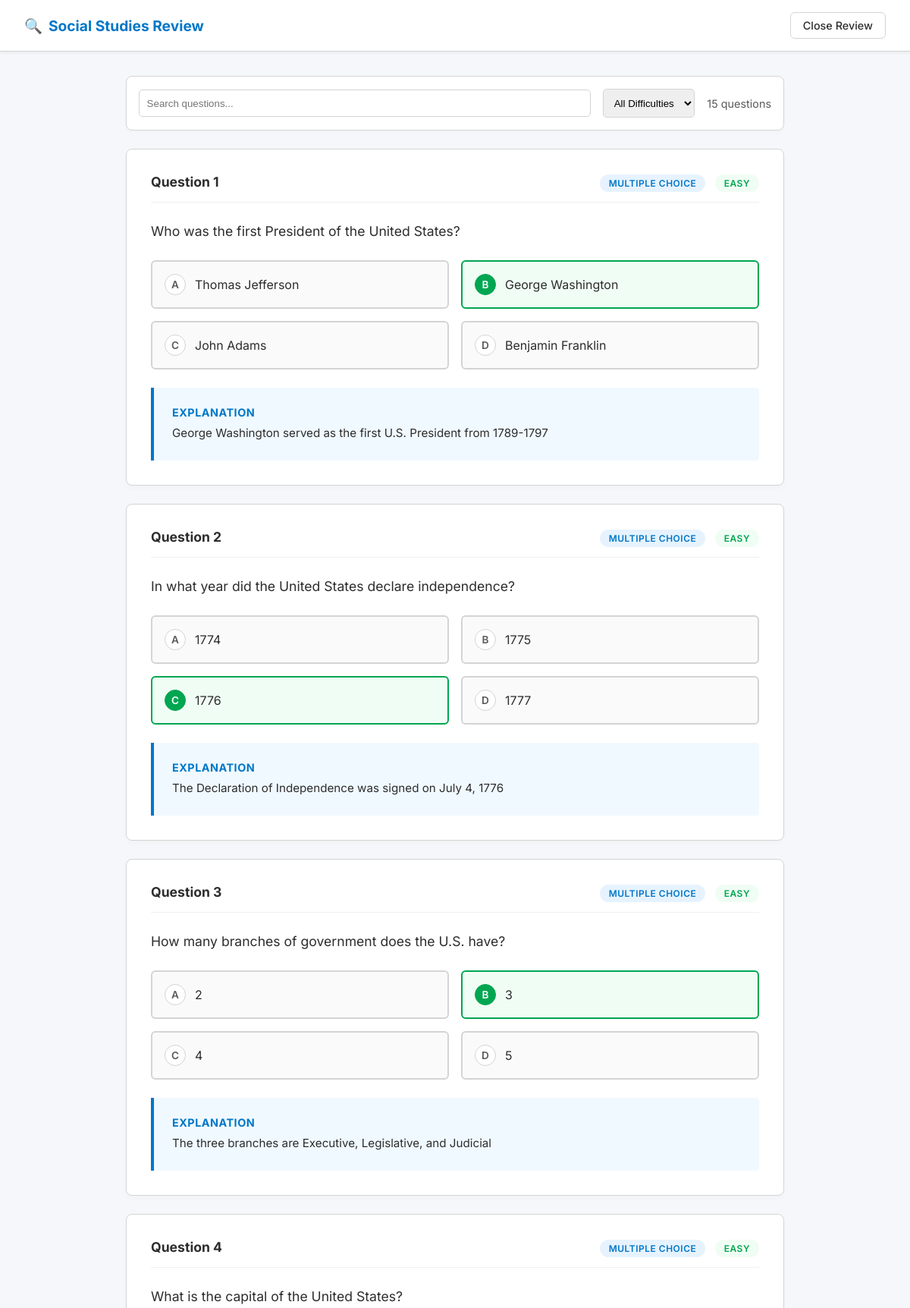
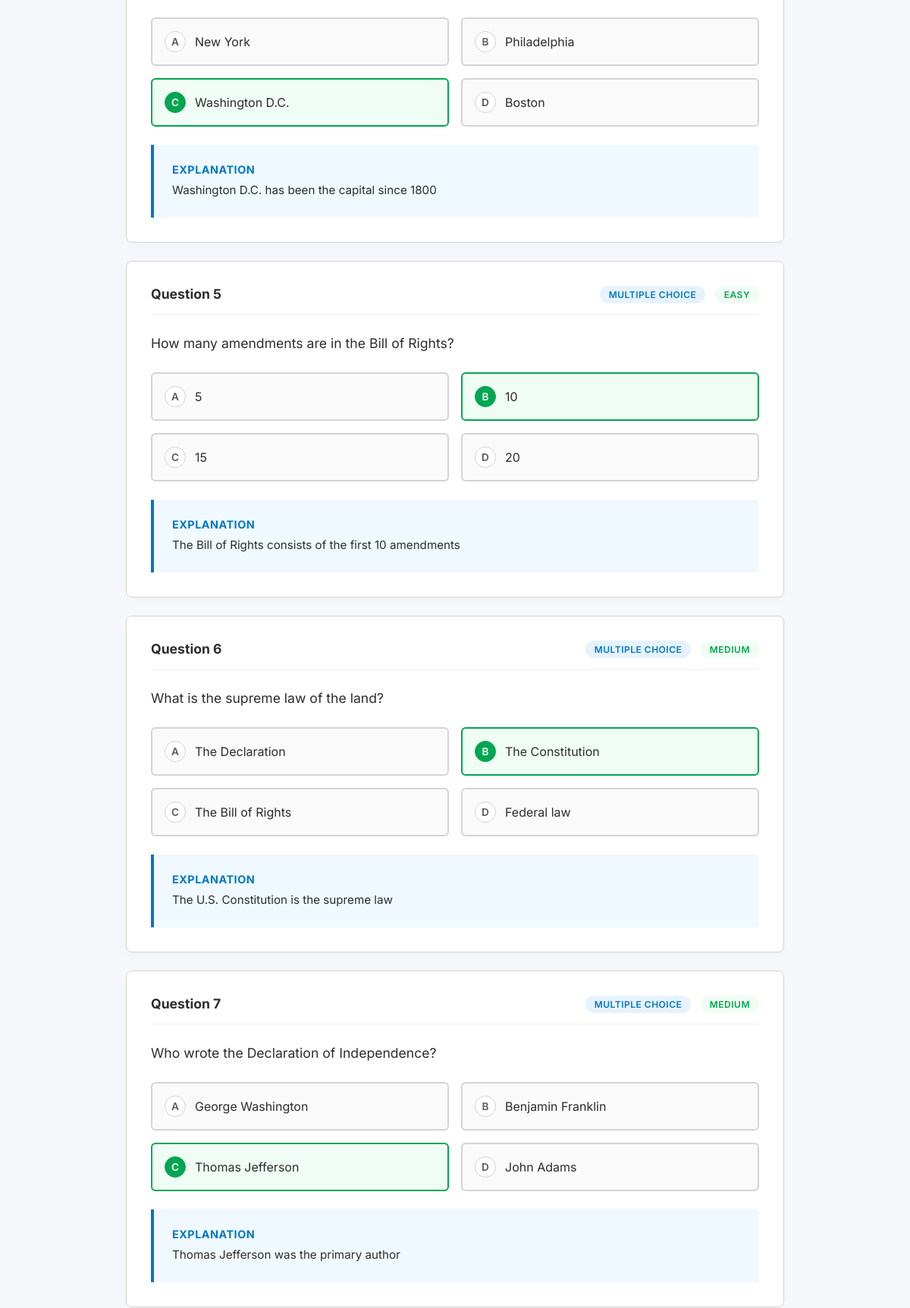
Screenshot of /student/review.php?subject=social_studies (signed in, upper part) with the database file from the repository (2 pictures, top to bottom).
### tables this page shows
CREATE TABLE `subjects` (
  `id` int(11) NOT NULL AUTO_INCREMENT,
  `name` varchar(100) NOT NULL,
  `code` varchar(20) NOT NULL,
  `duration_minutes` int(11) NOT NULL,
  `total_questions` int(11) NOT NULL,
  `description` text DEFAULT NULL,
  `is_active` tinyint(1) DEFAULT 1,
  `created_at` timestamp NOT NULL DEFAULT current_timestamp(),
  PRIMARY KEY (`id`),
  UNIQUE KEY `code` (`code`),
  KEY `idx_code` (`code`)
);

CREATE TABLE `questions` (
  `id` int(11) NOT NULL AUTO_INCREMENT,
  `subject_id` int(11) NOT NULL,
  `question_text` text NOT NULL,
  `option_a` text NOT NULL,
  `option_b` text NOT NULL,
  `option_c` text NOT NULL,
  `option_d` text NOT NULL,
  `correct_answer` text DEFAULT NULL,
  `explanation` text DEFAULT NULL,
  `difficulty` enum('easy','medium','hard') DEFAULT 'medium',
  `year` int(11) DEFAULT 2025,
  `is_active` tinyint(1) DEFAULT 1,
  `created_by` int(11) DEFAULT NULL,
  `created_at` timestamp NOT NULL DEFAULT current_timestamp(),
  `updated_at` timestamp NOT NULL DEFAULT current_timestamp() ON UPDATE current_timestamp(),
  `question_type` enum('multiple_choice','true_false','dropdown','drag_drop') DEFAULT 'multiple_choice',
  `answer_options` text DEFAULT NULL,
  `question_image_url` varchar(255) DEFAULT NULL,
  `explanation_image_url` varchar(255) DEFAULT NULL,
  PRIMARY KEY (`id`),
  KEY `created_by` (`created_by`),
  KEY `idx_subject` (`subject_id`),
  KEY `idx_year` (`year`),
  KEY `idx_difficulty` (`difficulty`),
  CONSTRAINT `questions_ibfk_1` FOREIGN KEY (`subject_id`) REFERENCES `subjects` (`id`) ON DELETE CASCADE,
  CONSTRAINT `questions_ibfk_2` FOREIGN KEY (`created_by`) REFERENCES `users` (`id`) ON DELETE SET NULL
);

### student/review.php (the view, shortened to what this page needs)
<?php
$subject = $_GET['subject'] ?? '';
try {
    $db = getDB();
    $subjectMap = [
        'math' => 'MATH',
        'mathematics' => 'MATH',
        'lang' => 'LANG',
        'language' => 'LANG',
        'rl' => 'LANG',
        'reasoning' => 'LANG',
        'language_arts' => 'LANG',
        'reasoning_language_arts' => 'LANG',
        'sci' => 'SCI',
        'science' => 'SCI',
        'soc' => 'SOC',
        'social' => 'SOC',
        'social_studies' => 'SOC'
    ];
    $slug = strtolower(preg_replace('/[^a-z0-9_]/', '', $subject));
    $subjectCode = $subjectMap[$slug] ?? strtoupper($subject);
    $stmt = $db->prepare("SELECT * FROM subjects WHERE code = ?");
    $stmt->execute([$subjectCode]);
    $subjectInfo = $stmt->fetch();
    $stmt = $db->prepare("SELECT * FROM questions WHERE subject_id = ? AND is_active = TRUE ORDER BY id");
    $stmt->execute([$subjectInfo['id']]);
    $questions = $stmt->fetchAll(PDO::FETCH_ASSOC);
} catch (Exception $e) {
    header('Location: dashboard.php');
    exit;
}
?>
<!DOCTYPE html>
<html lang="en">
<head>
    <link rel="stylesheet" href="https://cdn.jsdelivr.net/npm/katex@0.16.9/dist/katex.min.css">
</head>
<body>
    <header class="header">
        <div class="logo"><span>🔍</span> <?php echo htmlspecialchars($subjectInfo['name']); ?> Review</div>
        <a href="dashboard.php" class="btn-exit">Close Review</a>
    </header>
    <div class="container">
        <div class="filter-bar">
            <input type="text" id="searchInput" placeholder="Search questions..." onkeyup="filterQuestions()">
            <select id="difficultyFilter" onchange="filterQuestions()">
                <option value="">All Difficulties</option>
            </select>
            <div style="font-size:0.9rem;color:var(--text-muted);margin-left:auto" id="countDisplay">
                <?php echo count($questions); ?> questions
            </div>
        </div>
        <div id="questionsList">
            <?php foreach ($questions as $i => $q):
                $type = $q['question_type'] ?? 'multiple_choice';
                ?>
                <div class="question-card"
                    data-question="<?php echo htmlspecialchars(strtolower(strip_tags($q['question_text']))); ?>"
                    data-difficulty="<?php echo $q['difficulty'] ?? 'medium'; ?>">
                    <div class="q-header">
                        <span class="q-number">Question <?php echo $i + 1; ?></span>
                        <div>
                            <span class="badge badge-type"><?php echo ucfirst(str_replace('_', ' ', $type)); ?></span>
                            <span class="badge badge-diff"><?php echo ucfirst($q['difficulty'] ?? 'medium'); ?></span>
                        </div>
                    </div>
                    <div class="q-text">
                        <?php
                        $text = $q['question_text'];
                        echo $text;
                        ?>
                    </div>
                    <?php if ($type === 'multiple_choice'): ?>
                        <div class="options-grid">
                            <?php foreach (['A', 'B', 'C', 'D'] as $opt):
                                $isCorrect = ($q['correct_answer'] === $opt); ?>
                                <div class="option <?php echo $isCorrect ? 'correct' : ''; ?>">
                                    <span class="option-label"><?php echo $opt; ?></span>
                                    <span><?php echo htmlspecialchars($q['option_' . strtolower($opt)]); ?></span>
                                </div>
                            <?php endforeach; ?>
                        </div>
                    <?php endif; ?>
                    <?php if (!empty($q['explanation'])): ?>
                        <div class="explanation">
                            <h4>Explanation</h4>
                            <p><?php echo $q['explanation']; ?></p>
                        </div>
                    <?php endif; ?>
                </div>
            <?php endforeach; ?>
        </div>
    </div>
</body>
</html>

### student/review.php (style rules this page uses)
:root { --primary: #0077c8; --secondary: #00a651; --bg: #f5f7fa; --surface: #ffffff; --text-main: #2d2d2d; --text-muted: #595959; --border: #d4d4d4; }
* { margin: 0; padding: 0; box-sizing: border-box }
body { font-family: 'Inter', sans-serif; background: var(--bg); color: var(--text-main); min-height: 100vh; }
.header { background: var(--surface); padding: 1rem 2rem; display: flex; justify-content: space-between; align-items: center; border-bottom: 1px solid var(--border); box-shadow: 0 2px 4px rgba(0, 0, 0, 0.05); position: sticky; top: 0; z-index: 100; }
.logo { font-weight: 700; color: var(--primary); font-size: 1.2rem; display: flex; align-items: center; gap: 0.5rem; }
.btn-exit { padding: 0.5rem 1rem; border: 1px solid var(--border); background: #fff; border-radius: 6px; text-decoration: none; color: var(--text-main); font-weight: 500; font-size: 0.9rem; transition: background 0.2s; }
.container { max-width: 900px; margin: 2rem auto; padding: 0 1rem; }
.filter-bar { background: var(--surface); padding: 1rem; border-radius: 8px; margin-bottom: 1.5rem; display: flex; gap: 1rem; flex-wrap: wrap; align-items: center; border: 1px solid var(--border); box-shadow: 0 2px 4px rgba(0, 0, 0, 0.02); }
.filter-bar input { flex: 1; padding: 0.6rem; border: 1px solid var(--border); border-radius: 5px; min-width: 200px; }
.filter-bar select { padding: 0.6rem; border: 1px solid var(--border); border-radius: 5px; }
.question-card { background: var(--surface); border-radius: 8px; padding: 2rem; margin-bottom: 1.5rem; border: 1px solid var(--border); box-shadow: 0 4px 6px rgba(0, 0, 0, 0.02); }
.q-header { display: flex; justify-content: space-between; align-items: center; margin-bottom: 1.5rem; padding-bottom: 1rem; border-bottom: 1px solid #f0f0f0; }
.q-number { font-weight: 700; color: var(--text-main); font-size: 1.1rem; }
.badge { font-size: 0.75rem; padding: 0.25rem 0.75rem; border-radius: 20px; font-weight: 600; text-transform: uppercase; letter-spacing: 0.5px; }
.badge-type { background: #e6f3ff; color: var(--primary); }
.badge-diff { background: #f0fdf4; color: var(--secondary); margin-left: 0.5rem; }
.q-text { font-size: 1.1rem; color: var(--text-main); line-height: 1.6; margin-bottom: 1.5rem; }
.options-grid { display: grid; grid-template-columns: repeat(2, 1fr); gap: 1rem; margin-bottom: 1.5rem; }
.option { padding: 1rem; border: 2px solid var(--border); border-radius: 6px; display: flex; align-items: center; gap: 0.75rem; background: #fafafa; }
.option-label { width: 28px; height: 28px; background: #fff; border: 1px solid var(--border); border-radius: 50%; display: flex; align-items: center; justify-content: center; font-weight: 600; font-size: 0.85rem; color: var(--text-muted); }
.option.correct { border-color: var(--secondary); background: #f0fdf4; }
.option.correct .option-label { background: var(--secondary); color: white; border-color: var(--secondary); }
.explanation { background: #f0f9ff; border-left: 4px solid var(--primary); padding: 1.5rem; border-radius: 0 4px 4px 0; }
.explanation h4 { color: var(--primary); margin-bottom: 0.5rem; font-size: 0.9rem; text-transform: uppercase; letter-spacing: 0.5px; }
.explanation p { color: var(--text-main); font-size: 0.95rem; line-height: 1.5; }

### rows the page displays
subjects: name "Social Studies"
questions: question_type "MULTIPLE CHOICE", difficulty "EASY", question_text "Who was the first President of the United States?", opt "A", option_a "Thomas Jefferson", opt "B", option_b "George Washington", opt "C", option_c "John Adams", opt "D", option_d "Benjamin Franklin", explanation "George Washington served as the first U.S. President from 1789-1797"
questions: question_type "MULTIPLE CHOICE", difficulty "EASY", question_text "In what year did the United States declare independence?", opt "A", option_a "1774", opt "B", option_b "1775", opt "C", option_c "1776", opt "D", option_d "1777", explanation "The Declaration of Independence was signed on July 4, 1776"
questions: question_type "MULTIPLE CHOICE", difficulty "EASY", question_text "How many branches of government does the U.S. have?", opt "A", option_a "2", opt "B", option_b "3", opt "C", option_c "4", opt "D", option_d "5", explanation "The three branches are Executive, Legislative, and Judicial"
questions: question_type "MULTIPLE CHOICE", difficulty "EASY", question_text "What is the capital of the United States?", opt "A", option_a "New York", opt "B", option_b "Philadelphia", opt "C", option_c "Washington D.C.", opt "D", option_d "Boston", explanation "Washington D.C. has been the capital since 1800"
questions: question_type "MULTIPLE CHOICE", difficulty "EASY", question_text "How many amendments are in the Bill of Rights?", opt "A", option_a "5", opt "B", option_b "10", opt "C", option_c "15", opt "D", option_d "20", explanation "The Bill of Rights consists of the first 10 amendments"
questions: question_type "MULTIPLE CHOICE", difficulty "MEDIUM", question_text "What is the supreme law of the land?", opt "A", option_a "The Declaration", opt "B", option_b "The Constitution", opt "C", option_c "The Bill of Rights", opt "D", option_d "Federal law", explanation "The U.S. Constitution is the supreme law"
questions: question_type "MULTIPLE CHOICE", difficulty "MEDIUM", question_text "Who wrote the Declaration of Independence?", opt "A", option_a "George Washington", opt "B", option_b "Benjamin Franklin", opt "C", option_c "Thomas Jefferson", opt "D", option_d "John Adams", explanation "Thomas Jefferson was the primary author"

### other values shown
count($questions) "15"
